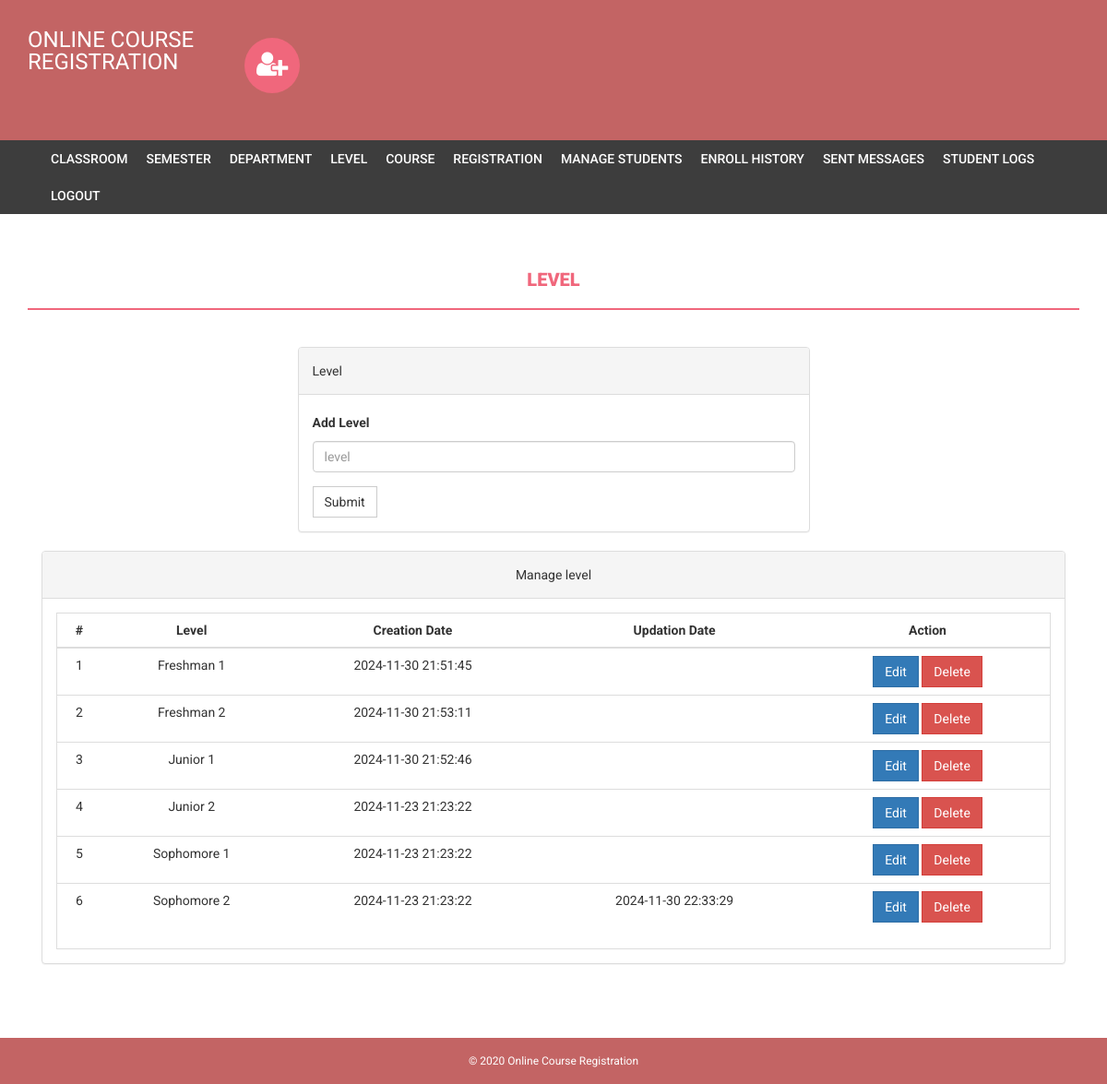
Page /admin/level.php (signed in) on the committed database.
### tables this page shows
CREATE TABLE `level` (
  `id` int(11) NOT NULL,
  `level` varchar(255) NOT NULL,
  `order` int(11) NOT NULL,
  `creationDate` timestamp NOT NULL DEFAULT current_timestamp(),
  `updationDate` varchar(255) NOT NULL
);

### admin/level.php (the view, shortened to what this page needs)
<?php
if(strlen($_SESSION['alogin'])==0)
    {
header('location:index.php');
}
else{
?>
<!DOCTYPE html>
<html xmlns="http://www.w3.org/1999/xhtml">
<head>
    <link href="assets/css/bootstrap.css" rel="stylesheet" />
    <link href="assets/css/font-awesome.css" rel="stylesheet" />
    <link href="assets/css/style.css" rel="stylesheet" />
</head>
<body>
<?php include('includes/header.php');?>
<?php if($_SESSION['alogin']!="")
{
 include('includes/menubar.php');
}
 ?>
    <div class="content-wrapper">
        <div class="container">
              <div class="row">
                    <div class="col-md-12">
                        <h1 class="page-head-line">Level  </h1>
                    </div>
                </div>
                <div class="row" >
                  <div class="col-md-3"></div>
                    <div class="col-md-6">
                        <div class="panel panel-default">
                        <div class="panel-heading">
                           Level
                        </div>
                        <div class="panel-body">
                       <form name="level" method="post">
   <div class="form-group">
    <label for="department">Add Level  </label>
    <input type="text" class="form-control" id="level" name="level" placeholder="level" required />
  </div>
 <button type="submit" name="submit" class="btn btn-default">Submit</button>
</form>
                            </div>
                            </div>
                    </div>
                </div>
                <div class="col-md-12">
                    <div class="panel panel-default">
                        <div class="panel-heading">
                            Manage level
                        </div>
                        <div class="panel-body">
                            <div class="table-responsive table-bordered">
                                <table class="table">
                                    <thead>
                                        <tr>
                                            <th>#</th>
                                            <th>Level</th>
                                            <th>Creation Date</th>
                                            <th>Updation Date</th>
                                            <th>Action</th>
                                        </tr>
                                    </thead>
                                    <tbody>
<?php
$sql=mysqli_query($bd, "select * from level");
$cnt=1;
while($row=mysqli_fetch_array($sql))
{
?>
                                        <tr>
                                            <td><?php echo $cnt;?></td>
                                            <td><?php echo htmlentities($row['level']);?></td>
                                            <td><?php echo htmlentities($row['creationDate']);?></td>
                                            <td><?php echo htmlentities($row['updationDate']);?></td>
                                            <td>
                                            <a href="edit-level.php?id=<?php echo $row['id']; ?>">
        <button class="btn btn-primary">Edit</button>
    </a>
  <a href="level.php?id=<?php echo $row['id']?>&del=delete" onClick="return confirm('Are you sure you want to delete?')">
                                            <button class="btn btn-danger">Delete</button>
</a>
                                            </td>
                                        </tr>
<?php
$cnt++;
} ?>
                                    </tbody>
                                </table>
                            </div>
                        </div>
                    </div>
                </div>
            </div>
        </div>
  <?php include('includes/footer.php');?>
</body>
</html>
<?php } ?>

### admin/assets/css/style.css (style rules this page uses)
body { font-family: 'Roboto', sans-serif; line-height: 30px; }
.content-wrapper { margin-top: 40px; min-height: 600px; padding-bottom: 60px; }
.page-head-line { font-weight: 900; padding-bottom: 20px; border-bottom: 2px solid #F0677C; text-transform: uppercase; color: #F0677C; font-size: 20px; margin-bottom: 40px; }
.btn { border-radius: 0px; -webkit-border-radius: 0px; -moz-border-radius: 0px; }

### admin/level.php (style rules this page uses)
.table td, .table th { vertical-align: middle; text-align: center; }

### admin/includes/footer.php (style rules this page uses)
.col-md-12 { text-align: center; }

### rows in the picture
level: level "Freshman 1", creationDate "2024-11-30 21:51:45"
level: level "Freshman 2", creationDate "2024-11-30 21:53:11"
level: level "Junior 1", creationDate "2024-11-30 21:52:46"
level: level "Junior 2", creationDate "2024-11-23 21:23:22"
level: level "Sophomore 1", creationDate "2024-11-23 21:23:22"
level: level "Sophomore 2", creationDate "2024-11-23 21:23:22", updationDate "2024-11-30 22:33:29"
